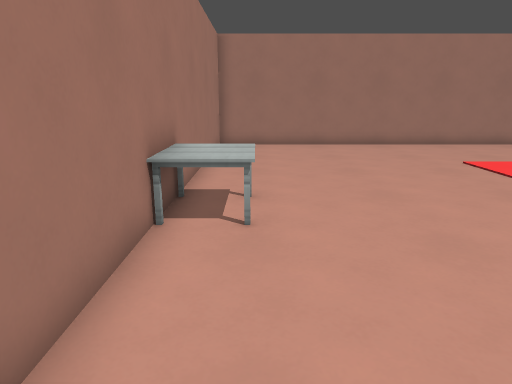
View 1 (above)

22 first-person views from a walk through a Godot game level. The camera is 1.4 m above the floor, tilts 14° down and sees 70° across. The floor is counted in squares, 0.68 m on a side. Each view is taken from the middle of a square. On the plan, view 1 faces up. The plan holds only what a view shows up to about 19 squares ahead; the rest is blank. Surface patterns are stand-ins for the level's own textures.

View 2
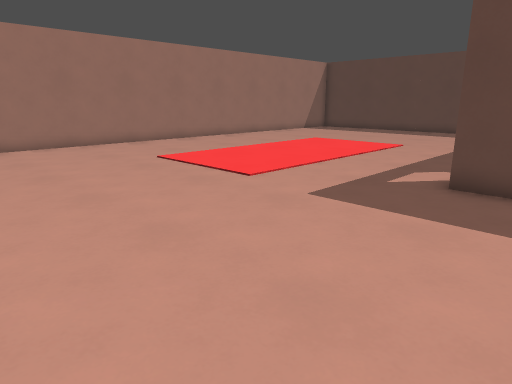

View 3
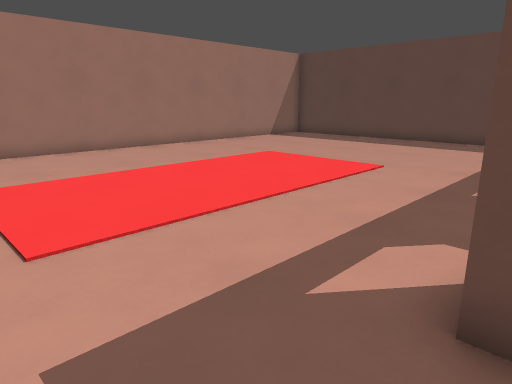

View 4
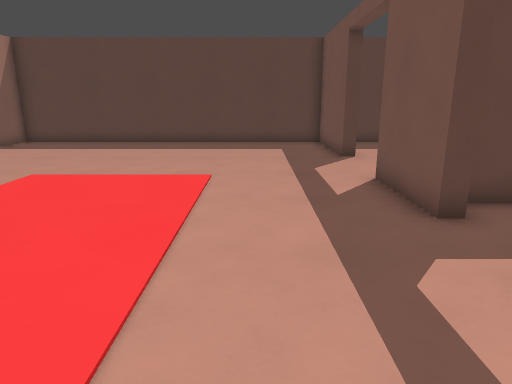

View 5
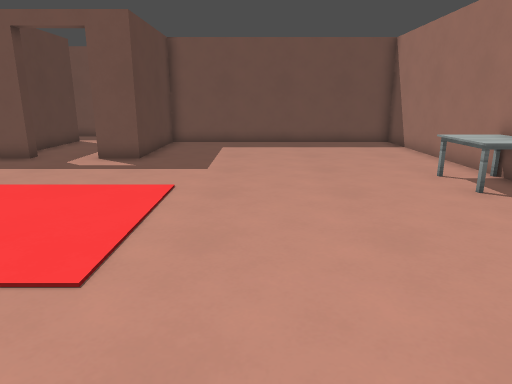

View 6
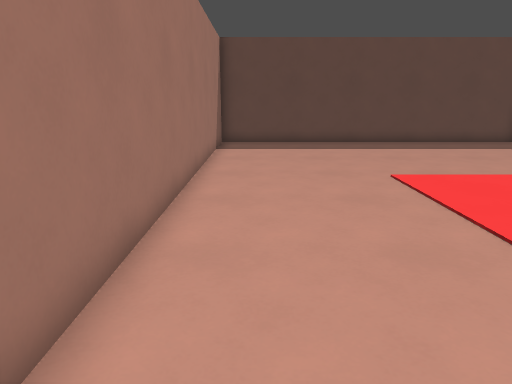

View 7
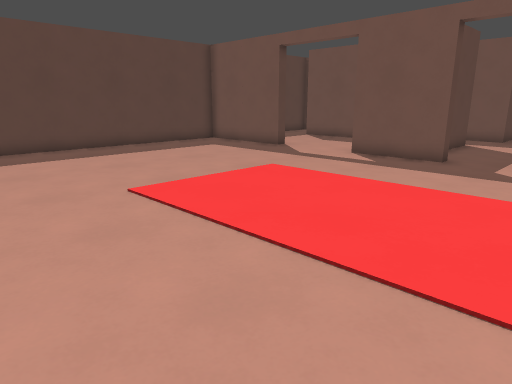

View 8
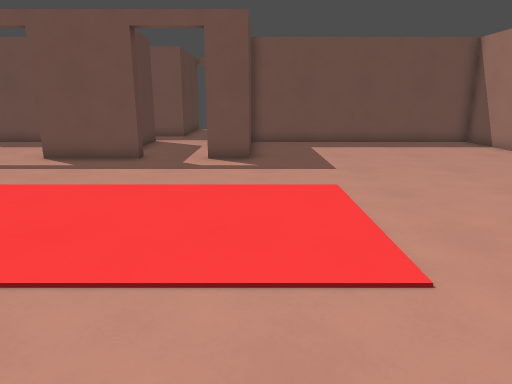

View 9
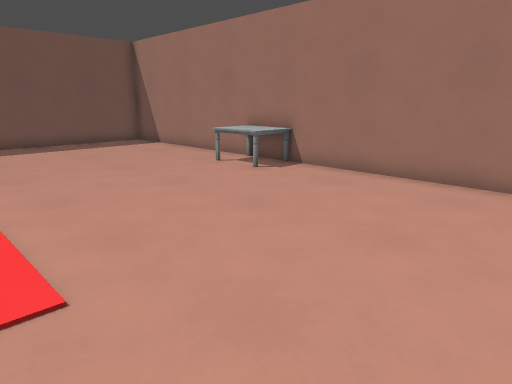

View 10
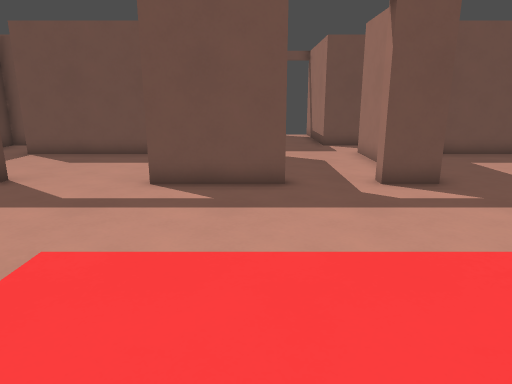

View 11
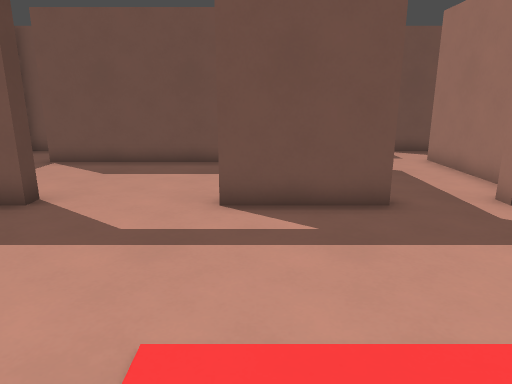

View 12
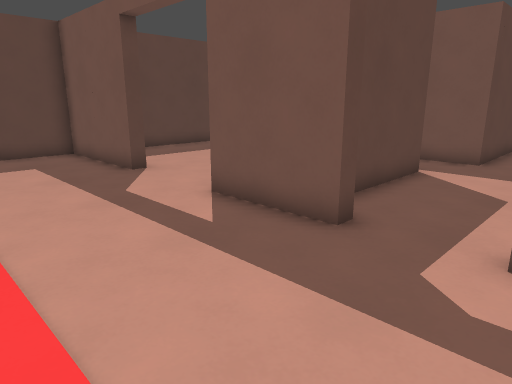

View 13
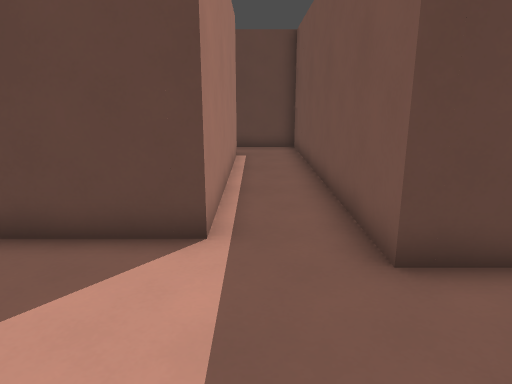

View 14
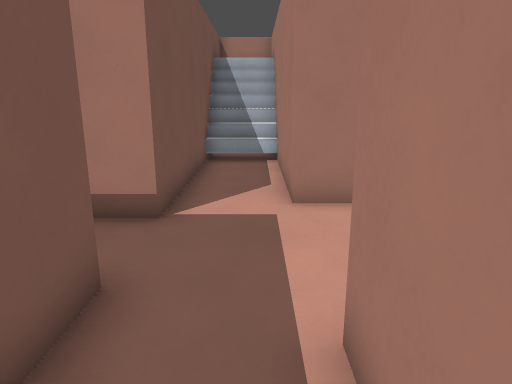

View 15
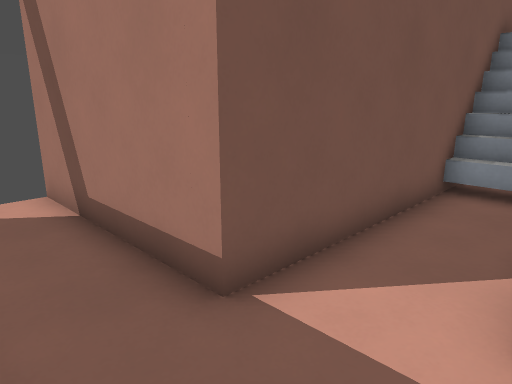

View 16
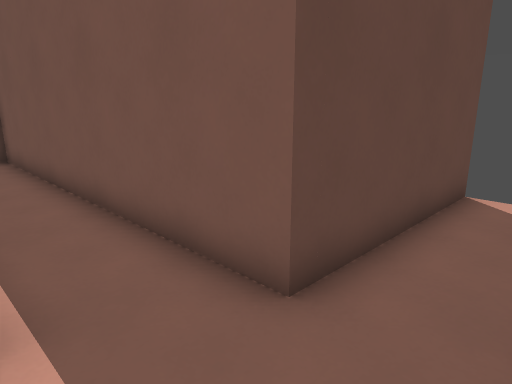

View 17
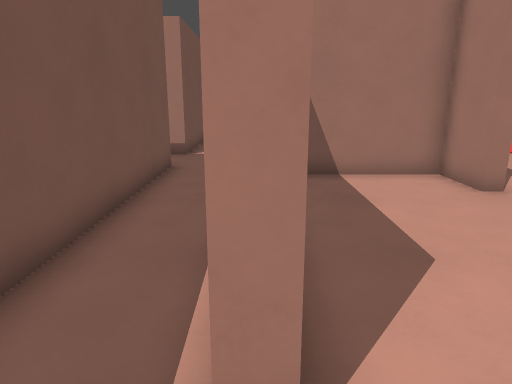

View 18
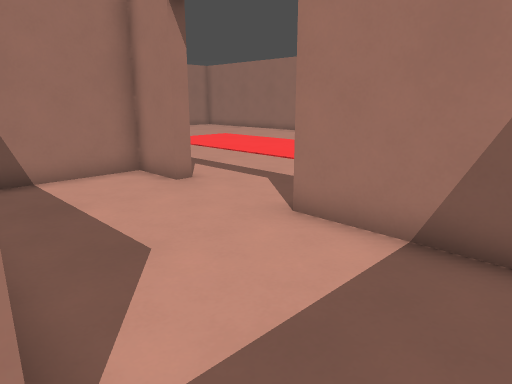

View 19
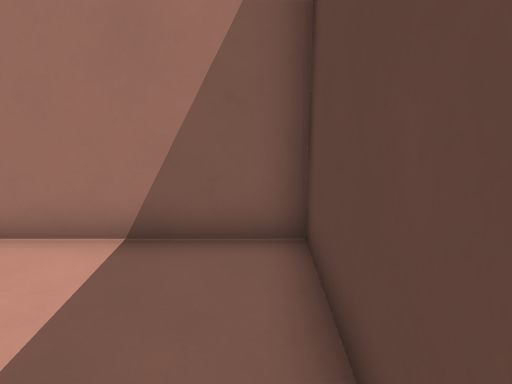

View 20
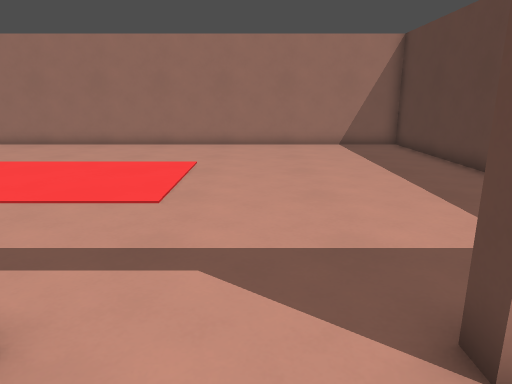

View 21
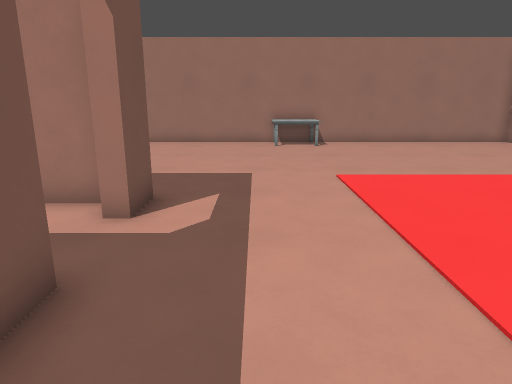

View 22
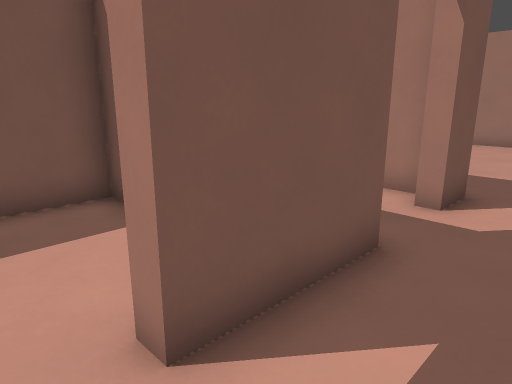

### Floor plan
Ten units are one square. View 1 is at (0, 0); x grows to the right and y downward. Boxes are objects, and circles mark ways between rooms. Rooms are numbered by the first view taken in them; rooms with no view inside come last. Other rooms are left out.
<svg viewBox="-23 -182 286 305">
<path fill="none" stroke="#000" d="M132 -21 132 -28 167 -28 167 -23M207 -23 207 -28 258 -28 258 -177 -18 -177 -18 27 93 27 93 -28 107 -28 107 -22M97 -20 97 32 -12 32M132 118 132 57 258 57 258 25M233 27 233 32 142 32 142 -18M-18 57 107 57 107 118M-18 32 -18 57M167 -23 148 -23 148 27 233 27M258 25 258 -23 207 -23"/>
<rect x="-15" y="-85" width="20" height="30" fill="#bbb"><title>computer</title></rect>
<circle cx="120" cy="-25" r="3" fill="#2a7"/>
<circle cx="190" cy="-25" r="3" fill="#2a7"/>
<circle cx="245" cy="30" r="3" fill="#2a7"/>
<text x="110" y="-90">1</text>
<text x="120" y="40">2</text>
<text x="200" y="0">3</text>
</svg>
Room 1 opens to room 2. Room 1 opens to room 3. Room 2 opens to room 3.

Where each view was taken, in squares from view 1:
view 1: 0 up, 0 right, facing up
view 2: 0 up, 0 right, facing up-right
view 3: 2 up, 6 right, facing up-right
view 4: 6 up, 7 right, facing right
view 5: 16 up, 5 right, facing down
view 6: 16 up, 7 right, facing right
view 7: 16 up, 9 right, facing down-right
view 8: 16 up, 9 right, facing down
view 9: 16 up, 8 right, facing down-left
view 10: 12 up, 14 right, facing down
view 11: 10 up, 16 right, facing down
view 12: 8 up, 10 right, facing down-right
view 13: 4 down, 9 right, facing right
view 14: 4 down, 17 right, facing left
view 15: 3 down, 13 right, facing down-left
view 16: 3 down, 11 right, facing down-right
view 17: 3 down, 25 right, facing left
view 18: 3 down, 25 right, facing up-left
view 19: 3 down, 25 right, facing up
view 20: 0 up, 19 right, facing up
view 21: 5 up, 17 right, facing left
view 22: 5 up, 18 right, facing down-left
